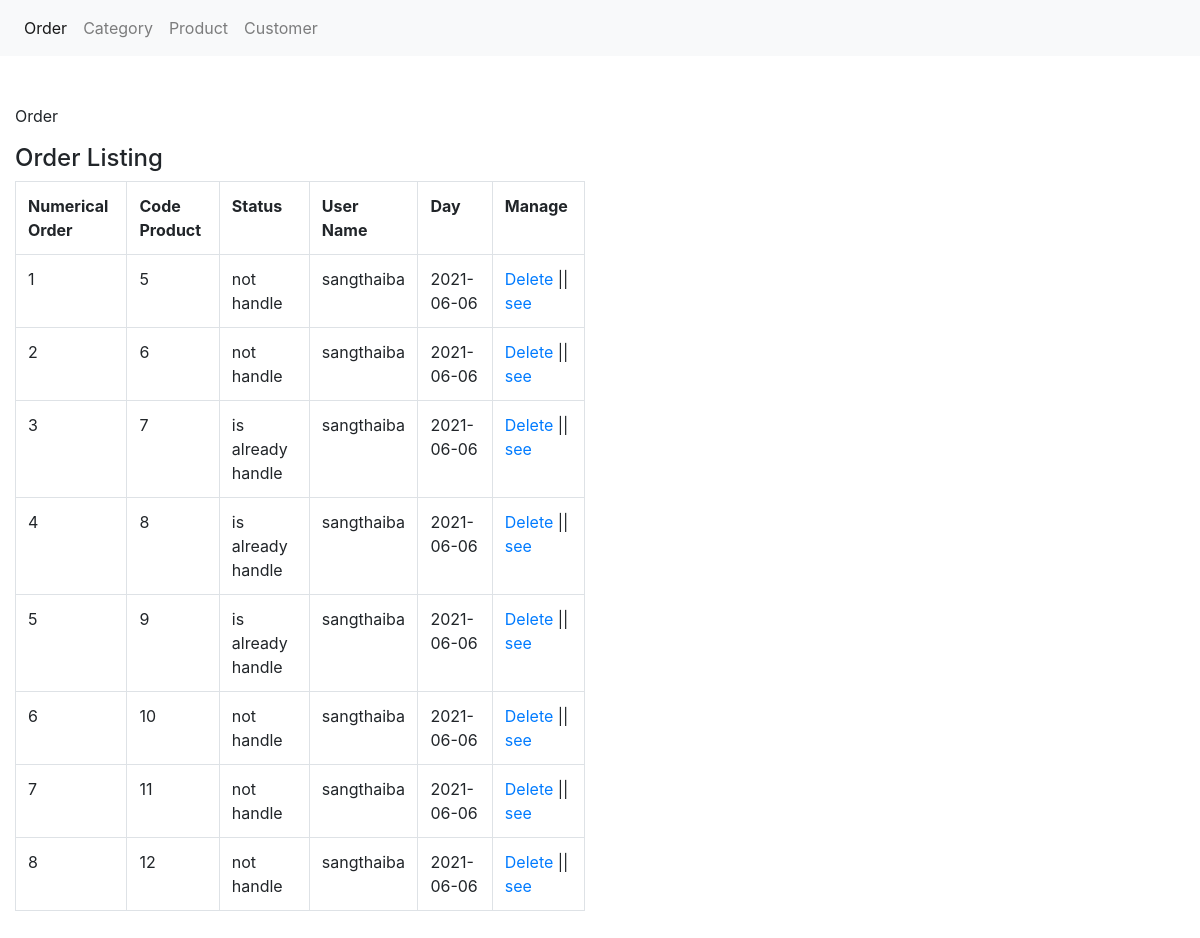
The page /db/admin/xulydonhang.php (signed in) on the database its author committed.
### tables this page shows
CREATE TABLE `orders` (
  `id_orders` int(11) NOT NULL,
  `id_product` int(11) NOT NULL,
  `price` double NOT NULL,
  `number` int(11) NOT NULL,
  `image` varchar(255) NOT NULL,
  `name` text NOT NULL,
  `id_purchase_schedule` int(11) NOT NULL
);

CREATE TABLE `user` (
  `id` int(11) NOT NULL,
  `name` varchar(255) NOT NULL,
  `email` varchar(255) NOT NULL,
  `password` varchar(255) NOT NULL,
  `phone` varchar(255) DEFAULT NULL,
  `address` varchar(255) DEFAULT NULL
);

CREATE TABLE `purchase_schedule` (
  `id_purchase_schedule` int(11) NOT NULL,
  `booking_date` date NOT NULL,
  `status` varchar(255) NOT NULL,
  `id_user` int(11) NOT NULL
);

### db/admin/xulydonhang.php (the view, shortened to what this page needs)
<?php
	include '../../db/connect.php';
?>
<!DOCTYPE html>
<html lang="en">
<head>
	<link href="../../css/bootstrap.css" rel="stylesheet" type="text/css" media="all" />
</head>
<body>
	<nav class="navbar navbar-expand-lg navbar-light bg-light">
	  <div class="collapse navbar-collapse" id="navbarNav">
	    <ul class="navbar-nav">
	      <li class="nav-item active">
	        <a class="nav-link" href="xulydonhang.php">Order <span class="sr-only">(current)</span></a>
	      </li>
	      <li class="nav-item">
	        <a class="nav-link" href="xulydanhmuc.php">Category</a>
	      </li>
	      <li class="nav-item">
	        <a class="nav-link" href="xulysanpham.php">Product</a>
	      </li>
	       <li class="nav-item">
	         <a class="nav-link" href="xulykhachhang.php">Customer</a>
	      </li>
	    </ul>
	  </div>
	</nav><br><br>
	<div class="container-fluid">
		<div class="row">
			 <?php
			if(isset($_GET['quanly'])=='xemdonhang'){
				$mahang = $_GET['mahang'];
				$sql_chitiet = mysqli_query($con,"SELECT * FROM orders INNER JOIN purchase_schedule ON purchase_schedule.id_purchase_schedule = orders.id_purchase_schedule AND purchase_schedule.id_purchase_schedule = '$mahang'");
				?>
				<div class="col-md-6">
				<p>View order details</p>
			<form action="" method="POST">
				<table class="table table-bordered ">
					<tr>
						<th>Numerical Order</th>
						<th>Code Product</th>
						<th>Name</th>
						<th>Number</th>
						<th>Price</th>
						<th>Day</th>
					</tr>
					<?php
					$i = 0;
					while($row_donhang = mysqli_fetch_array($sql_chitiet)){
						$i++;
					?>
					<tr>
						<td><?php echo $i; ?></td>
						<td><?php echo $row_donhang['id_orders']; ?></td>
						<td><?php echo $row_donhang['name']; ?></td>
						<td><?php echo $row_donhang['number']; ?></td>
						<td><?php echo ceil((($row_donhang['price']) * 0.00004)); ?> $</td>
						<td><?php echo $row_donhang['booking_date'] ?></td>
						<input type="hidden" name="mahang_xuly" value="<?php echo $row_donhang['id_purchase_schedule'] ?>">
					</tr>
					 <?php
					}
					?>
				</table>
				<select class="form-control" name="xuly">
					<option value="1">is already handle | Delivery</option>
					<option value="0">not handle</option>
				</select><br>
				<input type="submit" value="Update Order" name="capnhatdonhang" class="btn btn-success">
			</form>
				</div>
			<?php
			}else{
				?>
				<div class="col-md-7">
					<p>Order</p>
				</div>
				<?php
			}
				?>
			<div class="col-md-6">
				<h4>Order Listing</h4>
				<?php
				$sql_select = mysqli_query($con,"SELECT * FROM `orders` JOIN purchase_schedule ON orders.id_purchase_schedule = purchase_schedule.id_purchase_schedule JOIN user ON user.id = purchase_schedule.id_user ORDER BY purchase_schedule.booking_date DESC");
				?>
				<table class="table table-bordered ">
					<tr>
						<th>Numerical Order</th>
						<th>Code Product</th>
						<th>Status</th>
						<th>User Name</th>
						<th>Day</th>
						<th>Manage</th>
					</tr>
					<?php
					$i = 0;
					while($row_donhang = mysqli_fetch_array($sql_select)){
						$i++;
					?>
					<tr>
						<td><?php echo $i; ?></td>
						<td><?php echo $row_donhang['id_orders']; ?></td>
						<td><?php
							if($row_donhang['status']==0){
								echo 'not handle';
							}else{
								echo 'is already handle';
							}
						?></td>
						<td><?php echo $row_donhang['name']; ?></td>
						<td><?php echo $row_donhang['booking_date'] ?></td>
						<td><a href="?xoadonhang=<?php echo $row_donhang['id_purchase_schedule'] ?>">Delete</a> || <a href="?quanly=xemdonhang&mahang=<?php echo $row_donhang['id_purchase_schedule'] ?>">see </a></td>
					</tr>
					 <?php
					}
					?>
				</table>
			</div>
		</div>
	</div>
	<div style="height: 200px"></div>
</body>
</html>

### rows shown on the page
orders: id_orders "5", shows "not handle", user.name "sangthaiba", id_purchase_schedule.booking_date "2021-06-06"
orders: id_orders "6", shows "not handle", user.name "sangthaiba", id_purchase_schedule.booking_date "2021-06-06"
orders: id_orders "7", shows "is already handle", user.name "sangthaiba", id_purchase_schedule.booking_date "2021-06-06"
orders: id_orders "8", shows "is already handle", user.name "sangthaiba", id_purchase_schedule.booking_date "2021-06-06"
orders: id_orders "9", shows "is already handle", user.name "sangthaiba", id_purchase_schedule.booking_date "2021-06-06"
orders: id_orders "10", shows "not handle", user.name "sangthaiba", id_purchase_schedule.booking_date "2021-06-06"
orders: id_orders "11", shows "not handle", user.name "sangthaiba", id_purchase_schedule.booking_date "2021-06-06"
orders: id_orders "12", shows "not handle", user.name "sangthaiba", id_purchase_schedule.booking_date "2021-06-06"
